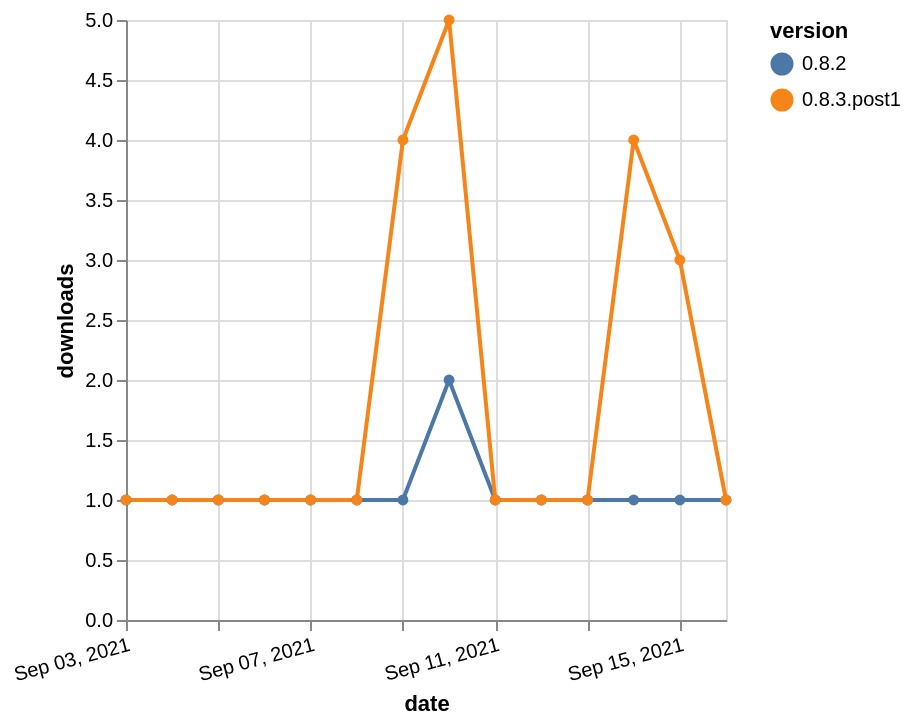

Express this chart as Vega-Lite.
### Vega-Lite specification from a JSON file in a GitHub repository (floating-point values rounded to 4 significant figures)
{"$schema": "https://vega.github.io/schema/vega-lite/v5.json", "description": "A simple bar chart with embedded data.", "data": {"values": [{"date": "2021-09-03", "total": 118, "delta": 1, "version": "0.8.2"}, {"date": "2021-09-04", "total": 119, "delta": 1, "version": "0.8.2"}, {"date": "2021-09-05", "total": 120, "delta": 1, "version": "0.8.2"}, {"date": "2021-09-06", "total": 121, "delta": 1, "version": "0.8.2"}, {"date": "2021-09-07", "total": 122, "delta": 1, "version": "0.8.2"}, {"date": "2021-09-08", "total": 123, "delta": 1, "version": "0.8.2"}, {"date": "2021-09-09", "total": 124, "delta": 1, "version": "0.8.2"}, {"date": "2021-09-10", "total": 126, "delta": 2, "version": "0.8.2"}, {"date": "2021-09-11", "total": 127, "delta": 1, "version": "0.8.2"}, {"date": "2021-09-12", "total": 128, "delta": 1, "version": "0.8.2"}, {"date": "2021-09-13", "total": 129, "delta": 1, "version": "0.8.2"}, {"date": "2021-09-14", "total": 130, "delta": 1, "version": "0.8.2"}, {"date": "2021-09-15", "total": 131, "delta": 1, "version": "0.8.2"}, {"date": "2021-09-16", "total": 132, "delta": 1, "version": "0.8.2"}, {"date": "2021-09-03", "total": 138, "delta": 1, "version": "0.8.3.post1"}, {"date": "2021-09-04", "total": 139, "delta": 1, "version": "0.8.3.post1"}, {"date": "2021-09-05", "total": 140, "delta": 1, "version": "0.8.3.post1"}, {"date": "2021-09-06", "total": 141, "delta": 1, "version": "0.8.3.post1"}, {"date": "2021-09-07", "total": 142, "delta": 1, "version": "0.8.3.post1"}, {"date": "2021-09-08", "total": 143, "delta": 1, "version": "0.8.3.post1"}, {"date": "2021-09-09", "total": 147, "delta": 4, "version": "0.8.3.post1"}, {"date": "2021-09-10", "total": 152, "delta": 5, "version": "0.8.3.post1"}, {"date": "2021-09-11", "total": 153, "delta": 1, "version": "0.8.3.post1"}, {"date": "2021-09-12", "total": 154, "delta": 1, "version": "0.8.3.post1"}, {"date": "2021-09-13", "total": 155, "delta": 1, "version": "0.8.3.post1"}, {"date": "2021-09-14", "total": 159, "delta": 4, "version": "0.8.3.post1"}, {"date": "2021-09-15", "total": 162, "delta": 3, "version": "0.8.3.post1"}, {"date": "2021-09-16", "total": 163, "delta": 1, "version": "0.8.3.post1"}]}, "width": "container", "mark": {"type": "line", "point": {"filled": true}}, "encoding": {"x": {"field": "date", "type": "temporal", "timeUnit": "yearmonthdate", "title": "date", "axis": {"labelAngle": -15}}, "y": {"field": "delta", "type": "quantitative", "title": "downloads"}, "color": {"field": "version", "type": "nominal"}, "tooltip": {"field": "delta"}}}
